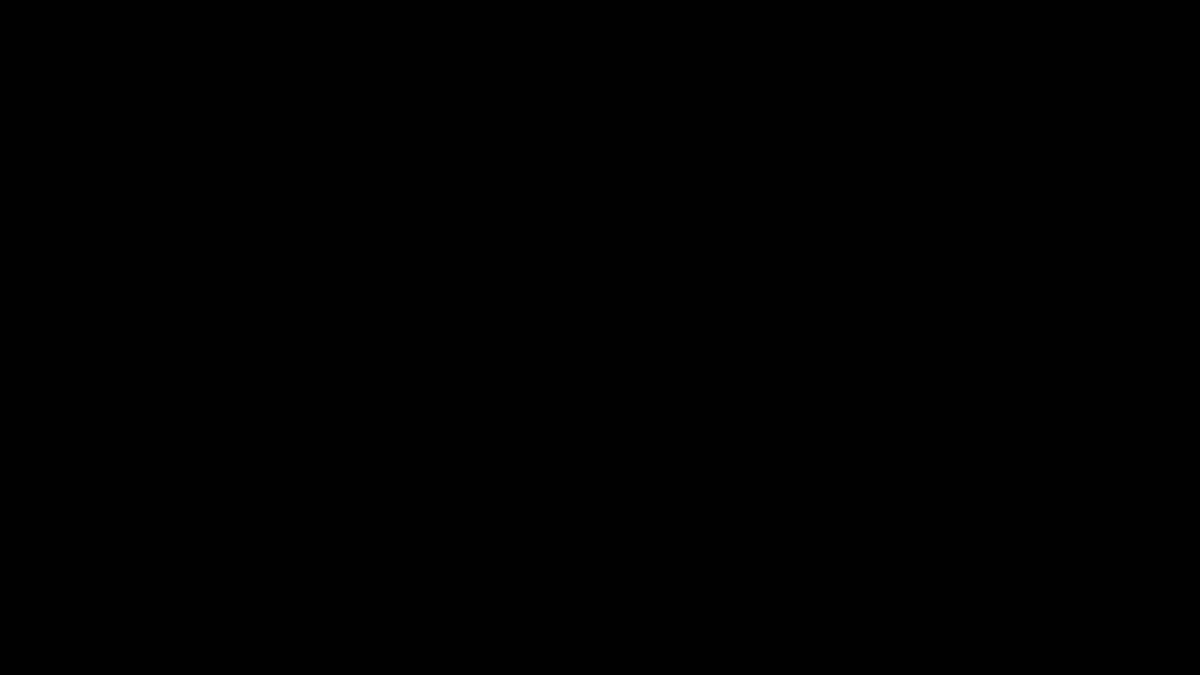
Frame 1 (no input)
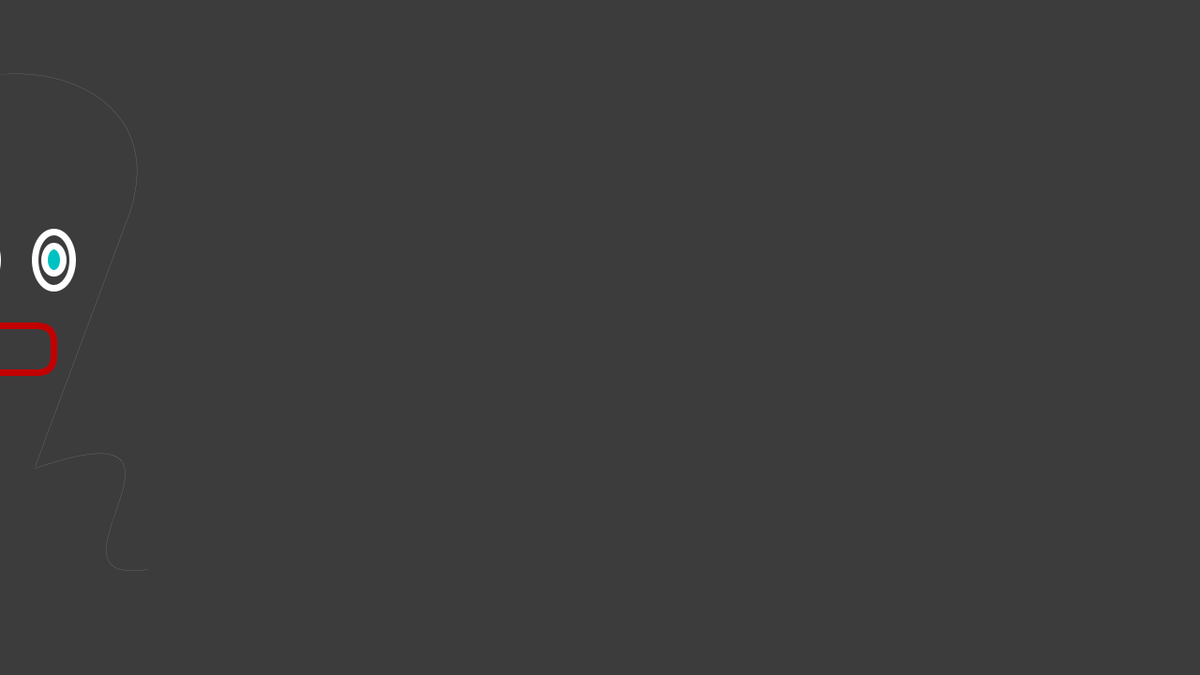
Frame 60 (the mouse pressed at the canvas centre just before this capture)
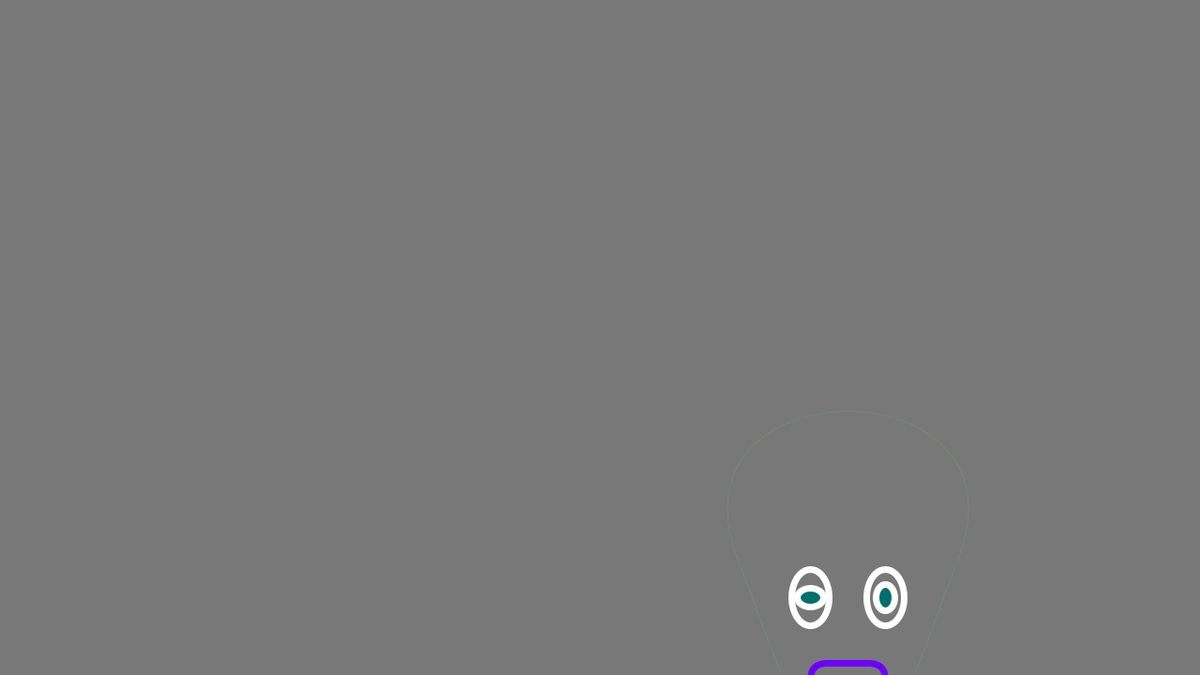
Frame 120 (the mouse held since frame 60 and released just before this capture)

The Processing sketch that drew these frames (run headless with seeded random() and noise(); from frame 60 on, the mouse is pressed at the canvas centre):

// Processing sketch: processing_169406
// ── processing_169406.pde

float posX = 0;
float posY = 0;
float speed = 5;
float azar;

void setup() {
  size(1280, 720);
  frameRate(10);
  smooth();
}

void draw() {
  background(frameCount);
  azar = int(random(50,255));
  //contorno cabeza
  stroke(azar, 227, azar);
  strokeWeight(abs( mouseX - pmouseX ));
  noFill();
  bezier(posX + (mouseX - 900) + 520, posY + mouseY + 202, posX + (mouseX - 900) + 450, posY + mouseY + 1, posX + (mouseX - 900) + 830, posY + mouseY + 1, posX + (mouseX - 900) + 760, posY + mouseY + 202);
  line(posX + (mouseX - 900) + 520, posY + mouseY + 202, posX + (mouseX - 900) + 620, posY + mouseY + 470);
  line(posX + (mouseX - 900) + 760, posY + mouseY + 202, posX + (mouseX - 900) + 660, posY + mouseY + 470);
  //tentaculos
  bezier(posX + (mouseX - 900) + 620, posY + mouseY + 473, posX + (mouseX - 900) + 420, posY + mouseY + 400, posX + (mouseX - 900) + 660, posY + mouseY + 600, posX + (mouseX - 900) + 520, posY + mouseY +580);
  bezier(posX + (mouseX - 900) + 660, posY + mouseY + 472, posX + (mouseX - 900) + 870, posY + mouseY + 400, posX + (mouseX - 900) + 650, posY + mouseY + 600, posX + (mouseX - 900) + 780, posY + mouseY +580);
  //ojos
  stroke(255);
  strokeWeight(7);
  ellipseMode(RADIUS);
  ellipse(posX + (mouseX - 900) + 600, posY + mouseY + 250, 20, 30);
  ellipse(posX + (mouseX - 900) + 680, posY + mouseY + 250, 20, 30);
  //pupilas
  fill(0, azar, azar);
  ellipse(posX + (mouseX - 900) + 600, posY + mouseY + 250, 10 + speed, 10);
  ellipse(posX + (mouseX - 900) + 680, posY + mouseY + 250, 10, 10 + speed);
  noFill();
  //boca
  stroke(azar, 0, mouseY);
  rect(posX + (mouseX - 900) + 600, posY + mouseY + 320, 80, 50, 18);
  
  posY = random(15,30);
  posX = posX + speed;
  speed = speed - 0.01;
}

void mousePressed() {
 textSize(azar);
 fill(azar,azar,azar);
 text("FUCK ME", mouseX, mouseY); 
}

void keyPressed() {
fill(azar, azar, azar);
rect(posX + (mouseX - 900) + 200, posY + mouseY + 100, 270,200, 20);
beginShape();
vertex(posX + (mouseX - 900) + 250, posY + mouseY + 300);
vertex(posX + (mouseX - 900) + 270, posY + mouseY + 300);
vertex(posX + (mouseX - 900) + 450, posY + mouseY + 400);
endShape(CLOSE);
textSize(50);
fill(0);
text("Te invito", posX + (mouseX - 900) + 230, posY + mouseY + 180);
textSize(30);
text("a mi fiestita", posX + (mouseX - 900) + 230, posY + mouseY + 250);

}
